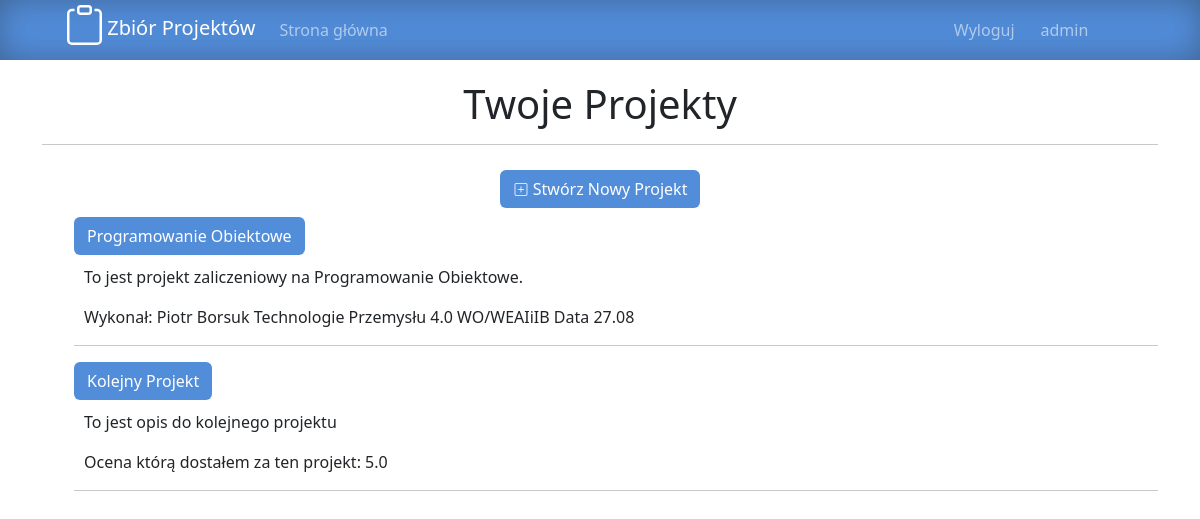
The app's page / (signed in) with its own data.
### a2/models.py (models this page shows, shortened)
class Project(models.Model):
    tytul = models.CharField(max_length=200)
    opis = models.TextField()
    adnotacje = models.TextField()

### a2/views.py (the view)
# urls.py: path('', views.index, name='index'),
def index(request):
    projects = Project.objects.all()
    dict = {'projects':projects}
    return render(request, 'index.html', dict)

### a2/templates/index.html (shortened to what this page needs)
{% extends 'base.html' %}
{%block body_block %}
<head>
</head>
<div >
<h1 class="text-center" style="padding-top: 20px;" >
    Twoje Projekty
    <hr>
    <a href="{% url 'newproject' %}" class="btn btn-brow">
        Stwórz Nowy Projekt
    </a>
</h1>
<ul>
    {% for p in projects %}
    <a href="{% url 'detail' pk=p.id %}" class="btn btn-brow">{{p.tytul}}</a>
    <div style="padding-top: 10px; padding-left: 10px;">
        <p >{{p.opis}}</p>
        <p>{{p.adnotacje}}</p>
    </div>
    <hr>
    {% endfor %}
</ul>
</div>
{%endblock%}

### a2/templates/base.html (shortened to what this page needs)
<!DOCTYPE html>
<html lang="pl">
<head>
    <link href="https://cdn.jsdelivr.net/npm/bootstrap@5.3.0-alpha3/dist/css/bootstrap.min.css" rel="stylesheet">
</head>
<body class="bg-custom h-100 shadow-sm">
    <nav>
        <nav style="padding-left: 20px; height: 60px;" class="navbar navbar-expand-lg navbar-dark bg-brow  " >
            <div class="container">
            <a class="navbar-brand" href="{% url 'index' %}" class="color-me">
                  Zbiór Projektów
            </a>
            <div class="collapse navbar-collapse" id="navbarNav">
                <ul class="navbar-nav">
                    <li class="nav-item active">
                        <a class="nav-link" href="{% url 'index' %}">Strona główna</a>
                    </li>
                    {% if request.user.is_authenticated %}
                    <li class="nav-item" style="padding-left: 550px";>
                        <a class="nav-link" href="{% url 'logout' %}">Wyloguj</a>
                    </li>
                    {% else %}
                    <li class="nav-item" style="padding-left: 550px">
                        <a class="nav-link" href="{% url 'register' %}">Zarejestruj</a>
                    </li>
                    {% endif %}
                    {% if request.user.is_authenticated %}
                    <div class="nav-item " style="padding-left: 10px;">
                        <a class="nav-link" href="{% url 'login' %}">{{ request.user.username }} </a>
                    </div>
                    {% else %}
                    <li class="nav-item " style="padding-left: 10px;">
                        <a class="nav-link" href="{% url 'login' %}">Zaloguj</a>
                    </li>
                    {% endif %}
                </ul>
            </div>
        </div>
        </nav>
    </nav>
    <div class="container">
        {% block body_block %}
        {% endblock %}
</body>
</html>

### a2/templates/base.html (style rules this page uses)
.bg-custom { background-color: #ffffff; }
.bg-brow { background-color: #528dda; }
.btn-brow { background-color: #528dda; color: white; }
.navbar { -webkit-box-shadow: inset 0px -0px 37px -6px rgba(35, 35, 35, 0.48); -moz-box-shadow: inset 0px -0px 37px -6px rgba(35, 35, 35, 0.48); box-shadow: inset 0px -0px 37px -6px rgba(35, 35, 35, 0.48); }

### a2/templates/index.html (style rules this page uses)
body, html { height: 100%; }

### records on screen
Project: tytul "Programowanie Obiektowe", opis "To jest projekt zaliczeniowy na Programowanie Obiektowe.", adnotacje "Wykonał: Piotr Borsuk Technologie Przemysłu 4.0 WO/WEAIiIB Data 27.08"
Project: tytul "Kolejny Projekt", opis "To jest opis do kolejnego projektu", adnotacje "Ocena którą dostałem za ten projekt: 5.0"

### other values on screen
{{ request.user.username }} "admin"
